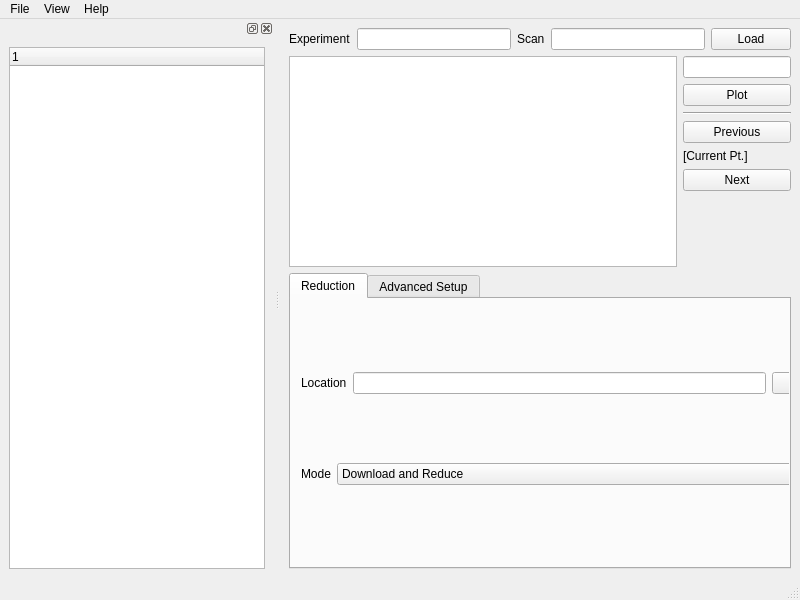
<?xml version="1.0" encoding="UTF-8"?>
<ui version="4.0">
 <class>MainWindow</class>
 <widget class="QMainWindow" name="MainWindow">
  <property name="geometry">
   <rect>
    <x>0</x>
    <y>0</y>
    <width>800</width>
    <height>600</height>
   </rect>
  </property>
  <property name="windowTitle">
   <string>MainWindow</string>
  </property>
  <widget class="QWidget" name="centralwidget">
   <layout class="QGridLayout" name="gridLayout">
    <item row="0" column="0">
     <layout class="QVBoxLayout" name="verticalLayout_3">
      <item>
       <layout class="QHBoxLayout" name="horizontalLayout_General">
        <item>
         <widget class="QLabel" name="label_exp">
          <property name="text">
           <string>Experiment</string>
          </property>
         </widget>
        </item>
        <item>
         <widget class="QLineEdit" name="lineEdit_exp"/>
        </item>
        <item>
         <widget class="QLabel" name="label_runPtPlot">
          <property name="text">
           <string>Scan</string>
          </property>
         </widget>
        </item>
        <item>
         <widget class="QLineEdit" name="lineEdit_run"/>
        </item>
        <item>
         <widget class="QPushButton" name="pushButton_load">
          <property name="text">
           <string>Load</string>
          </property>
         </widget>
        </item>
       </layout>
      </item>
      <item>
       <layout class="QGridLayout" name="gridLayout_3">
        <item row="0" column="0">
         <widget class="QGraphicsView" name="graphicsView">
          <property name="sizePolicy">
           <sizepolicy hsizetype="Expanding" vsizetype="Expanding">
            <horstretch>0</horstretch>
            <verstretch>0</verstretch>
           </sizepolicy>
          </property>
         </widget>
        </item>
        <item row="0" column="3">
         <layout class="QVBoxLayout" name="verticalLayout_5">
          <item>
           <widget class="QLineEdit" name="lineEdit_ptPlot">
            <property name="sizePolicy">
             <sizepolicy hsizetype="Minimum" vsizetype="Fixed">
              <horstretch>0</horstretch>
              <verstretch>0</verstretch>
             </sizepolicy>
            </property>
           </widget>
          </item>
          <item>
           <widget class="QPushButton" name="pushButton_plotScan">
            <property name="text">
             <string>Plot</string>
            </property>
           </widget>
          </item>
          <item>
           <widget class="Line" name="line">
            <property name="orientation">
             <enum>Qt::Horizontal</enum>
            </property>
           </widget>
          </item>
          <item>
           <widget class="QPushButton" name="pushButton_prevScan">
            <property name="text">
             <string>Previous</string>
            </property>
           </widget>
          </item>
          <item>
           <widget class="QLabel" name="label_5">
            <property name="sizePolicy">
             <sizepolicy hsizetype="Minimum" vsizetype="Fixed">
              <horstretch>0</horstretch>
              <verstretch>0</verstretch>
             </sizepolicy>
            </property>
            <property name="text">
             <string>[Current Pt.]</string>
            </property>
           </widget>
          </item>
          <item>
           <widget class="QPushButton" name="pushButton_nextScan">
            <property name="text">
             <string>Next</string>
            </property>
           </widget>
          </item>
          <item>
           <spacer name="verticalSpacer">
            <property name="orientation">
             <enum>Qt::Vertical</enum>
            </property>
            <property name="sizeHint" stdset="0">
             <size>
              <width>20</width>
              <height>40</height>
             </size>
            </property>
           </spacer>
          </item>
         </layout>
        </item>
       </layout>
      </item>
      <item>
       <layout class="QHBoxLayout" name="horizontalLayout_Tab">
        <item>
         <widget class="QTabWidget" name="tabWidget">
          <property name="currentIndex">
           <number>0</number>
          </property>
          <widget class="QWidget" name="tab">
           <attribute name="title">
            <string>Reduction</string>
           </attribute>
           <widget class="QWidget" name="verticalLayoutWidget_2">
            <property name="geometry">
             <rect>
              <x>10</x>
              <y>10</y>
              <width>591</width>
              <height>241</height>
             </rect>
            </property>
            <layout class="QVBoxLayout" name="verticalLayout_2">
             <item>
              <layout class="QHBoxLayout" name="horizontalLayout_6">
               <item>
                <widget class="QLabel" name="label_2">
                 <property name="toolTip">
                  <string>&lt;html&gt;&lt;head/&gt;&lt;body&gt;&lt;p&gt;Directory to save the SPICE data file&lt;/p&gt;&lt;/body&gt;&lt;/html&gt;</string>
                 </property>
                 <property name="text">
                  <string>Location</string>
                 </property>
                </widget>
               </item>
               <item>
                <widget class="QLineEdit" name="lineEdit_dirSave"/>
               </item>
               <item>
                <widget class="QPushButton" name="pushButton_browseSaveDir">
                 <property name="text">
                  <string>Browse</string>
                 </property>
                </widget>
               </item>
               <item>
                <spacer name="horizontalSpacer">
                 <property name="orientation">
                  <enum>Qt::Horizontal</enum>
                 </property>
                 <property name="sizeType">
                  <enum>QSizePolicy::Preferred</enum>
                 </property>
                 <property name="sizeHint" stdset="0">
                  <size>
                   <width>40</width>
                   <height>20</height>
                  </size>
                 </property>
                </spacer>
               </item>
              </layout>
             </item>
             <item>
              <layout class="QHBoxLayout" name="horizontalLayout_4">
               <item>
                <widget class="QLabel" name="label_3">
                 <property name="text">
                  <string>Mode</string>
                 </property>
                </widget>
               </item>
               <item>
                <widget class="QComboBox" name="comboBox_mode">
                 <property name="sizePolicy">
                  <sizepolicy hsizetype="Expanding" vsizetype="Fixed">
                   <horstretch>0</horstretch>
                   <verstretch>0</verstretch>
                  </sizepolicy>
                 </property>
                 <item>
                  <property name="text">
                   <string>Download and Reduce</string>
                  </property>
                 </item>
                 <item>
                  <property name="text">
                   <string>Download Only</string>
                  </property>
                 </item>
                </widget>
               </item>
               <item>
                <spacer name="horizontalSpacer_2">
                 <property name="orientation">
                  <enum>Qt::Horizontal</enum>
                 </property>
                 <property name="sizeType">
                  <enum>QSizePolicy::Preferred</enum>
                 </property>
                 <property name="sizeHint" stdset="0">
                  <size>
                   <width>40</width>
                   <height>20</height>
                  </size>
                 </property>
                </spacer>
               </item>
              </layout>
             </item>
            </layout>
           </widget>
          </widget>
          <widget class="QWidget" name="tab_advsetup">
           <attribute name="title">
            <string>Advanced Setup</string>
           </attribute>
           <layout class="QGridLayout" name="gridLayout_4">
            <item row="0" column="0">
             <layout class="QVBoxLayout" name="verticalLayout">
              <item>
               <layout class="QHBoxLayout" name="horizontalLayout">
                <item>
                 <widget class="QLabel" name="label">
                  <property name="text">
                   <string>URL</string>
                  </property>
                 </widget>
                </item>
                <item>
                 <widget class="QLineEdit" name="lineEdit_url"/>
                </item>
                <item>
                 <widget class="QPushButton" name="pushButton_testURLs">
                  <property name="text">
                   <string>Test</string>
                  </property>
                 </widget>
                </item>
               </layout>
              </item>
              <item>
               <layout class="QHBoxLayout" name="horizontalLayout_8">
                <item>
                 <widget class="QLabel" name="label_4">
                  <property name="text">
                   <string>Local Disk</string>
                  </property>
                 </widget>
                </item>
                <item>
                 <widget class="QLineEdit" name="lineEdit_localSrcDir"/>
                </item>
                <item>
                 <widget class="QPushButton" name="pushButton_browseLocalData">
                  <property name="text">
                   <string>Browse</string>
                  </property>
                 </widget>
                </item>
                <item>
                 <widget class="QCheckBox" name="checkBox_dataLocal">
                  <property name="text">
                   <string/>
                  </property>
                 </widget>
                </item>
               </layout>
              </item>
              <item>
               <layout class="QHBoxLayout" name="horizontalLayout_3">
                <item>
                 <widget class="QTextBrowser" name="textBrowser">
                  <property name="sizePolicy">
                   <sizepolicy hsizetype="Expanding" vsizetype="Fixed">
                    <horstretch>0</horstretch>
                    <verstretch>0</verstretch>
                   </sizepolicy>
                  </property>
                 </widget>
                </item>
               </layout>
              </item>
             </layout>
            </item>
           </layout>
          </widget>
         </widget>
        </item>
       </layout>
      </item>
     </layout>
    </item>
   </layout>
  </widget>
  <widget class="QMenuBar" name="menubar">
   <property name="geometry">
    <rect>
     <x>0</x>
     <y>0</y>
     <width>800</width>
     <height>22</height>
    </rect>
   </property>
   <widget class="QMenu" name="menuFile">
    <property name="title">
     <string>File</string>
    </property>
    <addaction name="separator"/>
    <addaction name="actionOpen"/>
    <addaction name="actionOpen_2"/>
    <addaction name="actionSave"/>
   </widget>
   <widget class="QMenu" name="menuView">
    <property name="title">
     <string>View</string>
    </property>
    <addaction name="actionLog"/>
   </widget>
   <widget class="QMenu" name="menuHelp">
    <property name="title">
     <string>Help</string>
    </property>
   </widget>
   <addaction name="menuFile"/>
   <addaction name="menuView"/>
   <addaction name="menuHelp"/>
  </widget>
  <widget class="QStatusBar" name="statusbar"/>
  <widget class="QDockWidget" name="dockWidget">
   <attribute name="dockWidgetArea">
    <number>1</number>
   </attribute>
   <widget class="QWidget" name="dockWidgetContents">
    <layout class="QGridLayout" name="gridLayout_2">
     <item row="0" column="0">
      <widget class="QTreeWidget" name="treeWidget_scan">
       <column>
        <property name="text">
         <string notr="true">1</string>
        </property>
       </column>
      </widget>
     </item>
    </layout>
   </widget>
  </widget>
  <action name="actionOpen">
   <property name="text">
    <string>New</string>
   </property>
  </action>
  <action name="actionOpen_2">
   <property name="text">
    <string>Open</string>
   </property>
  </action>
  <action name="actionSave">
   <property name="text">
    <string>Save</string>
   </property>
  </action>
  <action name="actionLog">
   <property name="text">
    <string>Log</string>
   </property>
   <property name="shortcut">
    <string>Ctrl+L</string>
   </property>
  </action>
 </widget>
 <resources/>
 <connections/>
</ui>
